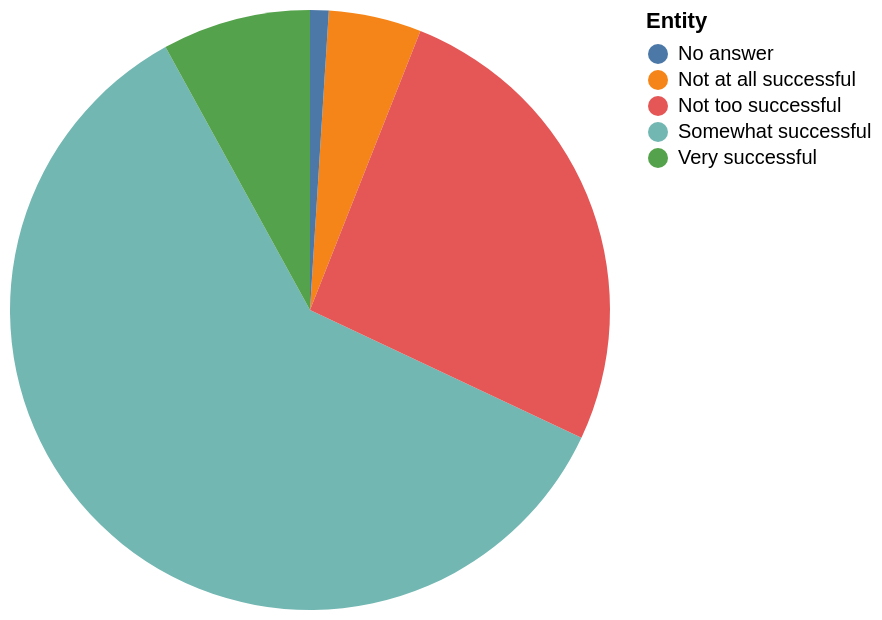

Source (Vega-Lite JSON):
### Vega-Lite specification from a JSON file in a GitHub repository (floating-point values rounded to 4 significant figures)
{"$schema": "https://vega.github.io/schema/vega-lite/v5.json", "description": "Pie chart auto-generated from CSV", "data": {"values": [{"Entity": "Not at all successful", "Value": "5"}, {"Entity": "Somewhat successful", "Value": "60"}, {"Entity": "Not too successful", "Value": "26"}, {"Entity": "Very successful", "Value": "8"}, {"Entity": "No answer", "Value": "1"}]}, "mark": "arc", "encoding": {"theta": {"field": "Value", "type": "quantitative"}, "color": {"field": "Entity", "type": "nominal"}}}
